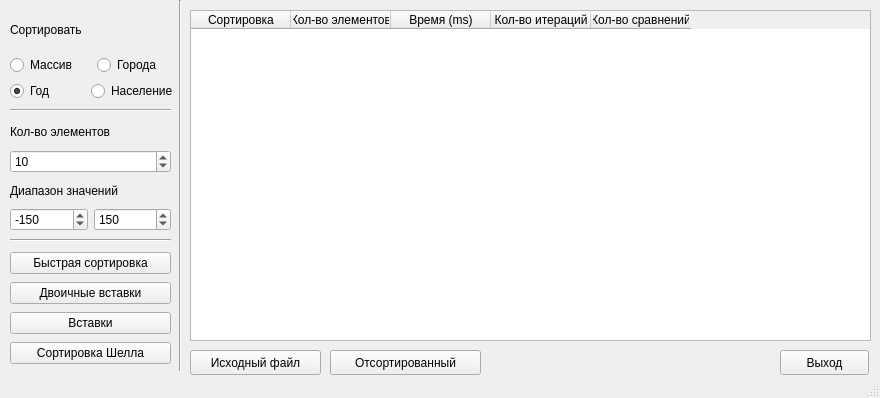
<?xml version="1.0" encoding="UTF-8"?>
<ui version="4.0">
 <class>MainWindow</class>
 <widget class="QMainWindow" name="MainWindow">
  <property name="geometry">
   <rect>
    <x>0</x>
    <y>0</y>
    <width>880</width>
    <height>398</height>
   </rect>
  </property>
  <property name="windowTitle">
   <string>MainWindow</string>
  </property>
  <property name="documentMode">
   <bool>false</bool>
  </property>
  <widget class="QWidget" name="centralwidget">
   <widget class="Line" name="line">
    <property name="geometry">
     <rect>
      <x>170</x>
      <y>0</y>
      <width>20</width>
      <height>371</height>
     </rect>
    </property>
    <property name="orientation">
     <enum>Qt::Vertical</enum>
    </property>
   </widget>
   <widget class="QWidget" name="verticalLayoutWidget">
    <property name="geometry">
     <rect>
      <x>10</x>
      <y>120</y>
      <width>161</width>
      <height>111</height>
     </rect>
    </property>
    <layout class="QVBoxLayout" name="verticalLayout">
     <item>
      <widget class="QLabel" name="label_2">
       <property name="text">
        <string>Кол-во элементов</string>
       </property>
      </widget>
     </item>
     <item>
      <widget class="QSpinBox" name="spinBox">
       <property name="maximum">
        <number>100000000</number>
       </property>
       <property name="singleStep">
        <number>100</number>
       </property>
       <property name="value">
        <number>10</number>
       </property>
      </widget>
     </item>
     <item>
      <widget class="QLabel" name="label_3">
       <property name="text">
        <string>Диапазон значений</string>
       </property>
      </widget>
     </item>
     <item>
      <layout class="QHBoxLayout" name="horizontalLayout">
       <item>
        <widget class="QSpinBox" name="spinBox_2">
         <property name="minimum">
          <number>-100000</number>
         </property>
         <property name="maximum">
          <number>100000</number>
         </property>
         <property name="value">
          <number>-150</number>
         </property>
        </widget>
       </item>
       <item>
        <widget class="QSpinBox" name="spinBox_3">
         <property name="minimum">
          <number>-100000</number>
         </property>
         <property name="maximum">
          <number>100000</number>
         </property>
         <property name="value">
          <number>150</number>
         </property>
        </widget>
       </item>
      </layout>
     </item>
    </layout>
   </widget>
   <widget class="Line" name="line_2">
    <property name="geometry">
     <rect>
      <x>10</x>
      <y>100</y>
      <width>161</width>
      <height>20</height>
     </rect>
    </property>
    <property name="orientation">
     <enum>Qt::Horizontal</enum>
    </property>
   </widget>
   <widget class="QWidget" name="verticalLayoutWidget_2">
    <property name="geometry">
     <rect>
      <x>10</x>
      <y>10</y>
      <width>168</width>
      <height>91</height>
     </rect>
    </property>
    <layout class="QVBoxLayout" name="verticalLayout_2">
     <item>
      <widget class="QLabel" name="label_4">
       <property name="text">
        <string>Сортировать</string>
       </property>
      </widget>
     </item>
     <item>
      <layout class="QHBoxLayout" name="horizontalLayout_2">
       <item>
        <widget class="QRadioButton" name="radioButton_2">
         <property name="text">
          <string>Массив</string>
         </property>
         <property name="checked">
          <bool>true</bool>
         </property>
         <property name="autoExclusive">
          <bool>true</bool>
         </property>
        </widget>
       </item>
       <item>
        <widget class="QRadioButton" name="radioButton">
         <property name="text">
          <string>Города</string>
         </property>
        </widget>
       </item>
      </layout>
     </item>
     <item>
      <layout class="QHBoxLayout" name="horizontalLayout_3">
       <item>
        <widget class="QRadioButton" name="radioButton_4">
         <property name="enabled">
          <bool>true</bool>
         </property>
         <property name="text">
          <string>Год</string>
         </property>
         <property name="checked">
          <bool>true</bool>
         </property>
         <property name="autoExclusive">
          <bool>true</bool>
         </property>
        </widget>
       </item>
       <item>
        <widget class="QRadioButton" name="radioButton_3">
         <property name="text">
          <string>Население</string>
         </property>
         <property name="autoExclusive">
          <bool>true</bool>
         </property>
        </widget>
       </item>
      </layout>
     </item>
    </layout>
   </widget>
   <widget class="Line" name="line_3">
    <property name="geometry">
     <rect>
      <x>10</x>
      <y>230</y>
      <width>161</width>
      <height>20</height>
     </rect>
    </property>
    <property name="orientation">
     <enum>Qt::Horizontal</enum>
    </property>
   </widget>
   <widget class="QWidget" name="verticalLayoutWidget_3">
    <property name="geometry">
     <rect>
      <x>10</x>
      <y>250</y>
      <width>161</width>
      <height>120</height>
     </rect>
    </property>
    <layout class="QVBoxLayout" name="verticalLayout_3">
     <item>
      <widget class="QPushButton" name="pushButton_4">
       <property name="text">
        <string>Быстрая сортировка</string>
       </property>
      </widget>
     </item>
     <item>
      <widget class="QPushButton" name="pushButton_5">
       <property name="text">
        <string>Двоичные вставки</string>
       </property>
      </widget>
     </item>
     <item>
      <widget class="QPushButton" name="pushButton_3">
       <property name="text">
        <string>Вставки</string>
       </property>
      </widget>
     </item>
     <item>
      <widget class="QPushButton" name="pushButton_6">
       <property name="text">
        <string>Сортировка Шелла</string>
       </property>
      </widget>
     </item>
    </layout>
   </widget>
   <widget class="QTableWidget" name="tableWidget">
    <property name="geometry">
     <rect>
      <x>190</x>
      <y>10</y>
      <width>681</width>
      <height>331</height>
     </rect>
    </property>
    <column>
     <property name="text">
      <string>Сортировка</string>
     </property>
     <property name="textAlignment">
      <set>AlignCenter</set>
     </property>
    </column>
    <column>
     <property name="text">
      <string>Кол-во элементов</string>
     </property>
     <property name="textAlignment">
      <set>AlignCenter</set>
     </property>
    </column>
    <column>
     <property name="text">
      <string>Время (ms)</string>
     </property>
     <property name="textAlignment">
      <set>AlignCenter</set>
     </property>
    </column>
    <column>
     <property name="text">
      <string notr="true">Кол-во итераций</string>
     </property>
     <property name="toolTip">
      <string/>
     </property>
     <property name="font">
      <font>
       <kerning>true</kerning>
      </font>
     </property>
     <property name="textAlignment">
      <set>AlignCenter</set>
     </property>
    </column>
    <column>
     <property name="text">
      <string>Кол-во сравнений</string>
     </property>
     <property name="textAlignment">
      <set>AlignCenter</set>
     </property>
    </column>
   </widget>
   <widget class="QPushButton" name="pushButton_2">
    <property name="geometry">
     <rect>
      <x>780</x>
      <y>350</y>
      <width>89</width>
      <height>25</height>
     </rect>
    </property>
    <property name="text">
     <string>Выход</string>
    </property>
   </widget>
   <widget class="QPushButton" name="pushButton">
    <property name="geometry">
     <rect>
      <x>190</x>
      <y>350</y>
      <width>131</width>
      <height>25</height>
     </rect>
    </property>
    <property name="text">
     <string>Исходный файл</string>
    </property>
   </widget>
   <widget class="QPushButton" name="pushButton_7">
    <property name="geometry">
     <rect>
      <x>330</x>
      <y>350</y>
      <width>151</width>
      <height>25</height>
     </rect>
    </property>
    <property name="text">
     <string>Отсортированный</string>
    </property>
   </widget>
  </widget>
  <widget class="QStatusBar" name="statusbar"/>
 </widget>
 <resources/>
 <connections>
  <connection>
   <sender>pushButton_2</sender>
   <signal>clicked()</signal>
   <receiver>MainWindow</receiver>
   <slot>close()</slot>
   <hints>
    <hint type="sourcelabel">
     <x>794</x>
     <y>357</y>
    </hint>
    <hint type="destinationlabel">
     <x>769</x>
     <y>365</y>
    </hint>
   </hints>
  </connection>
 </connections>
</ui>
